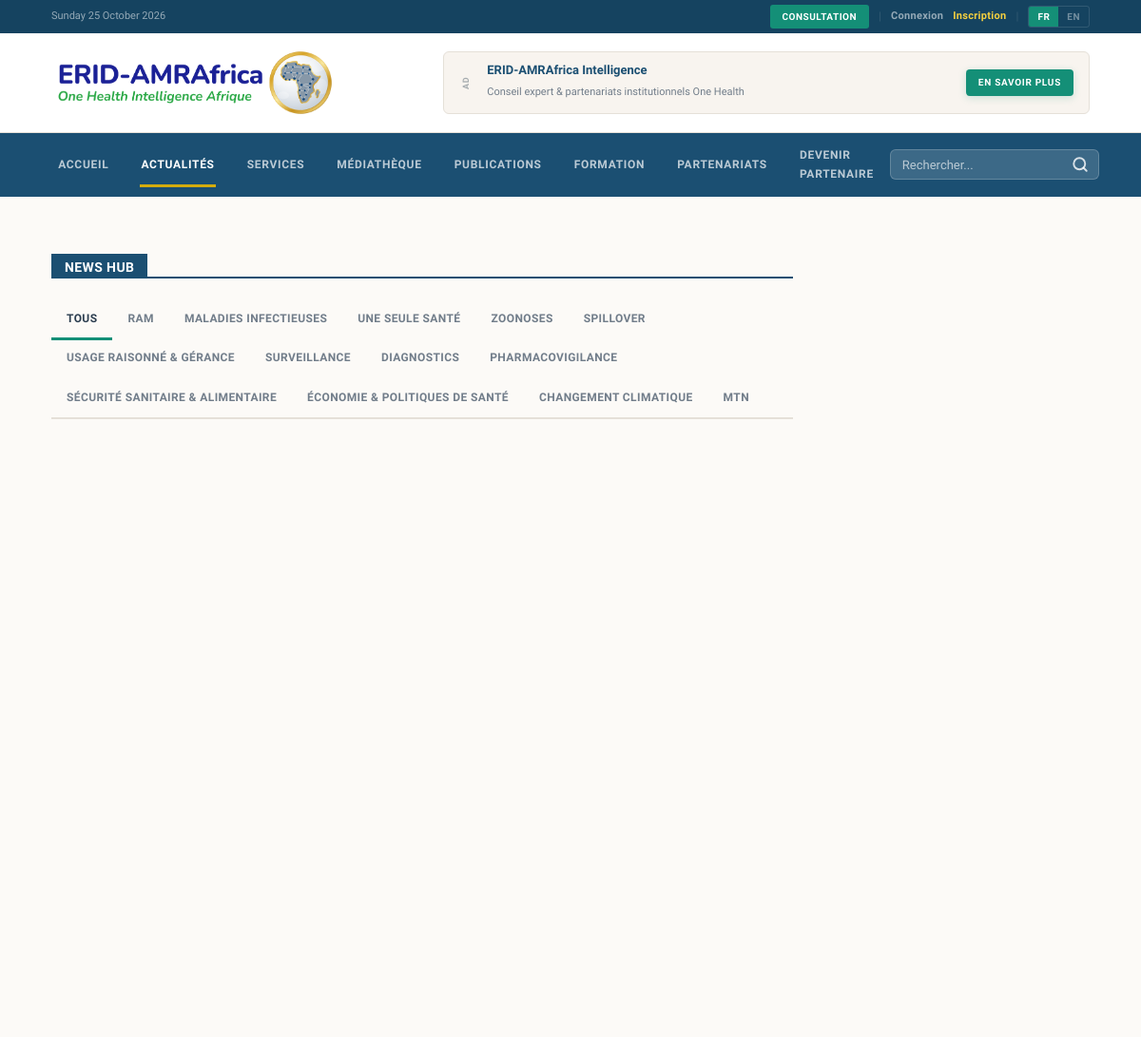
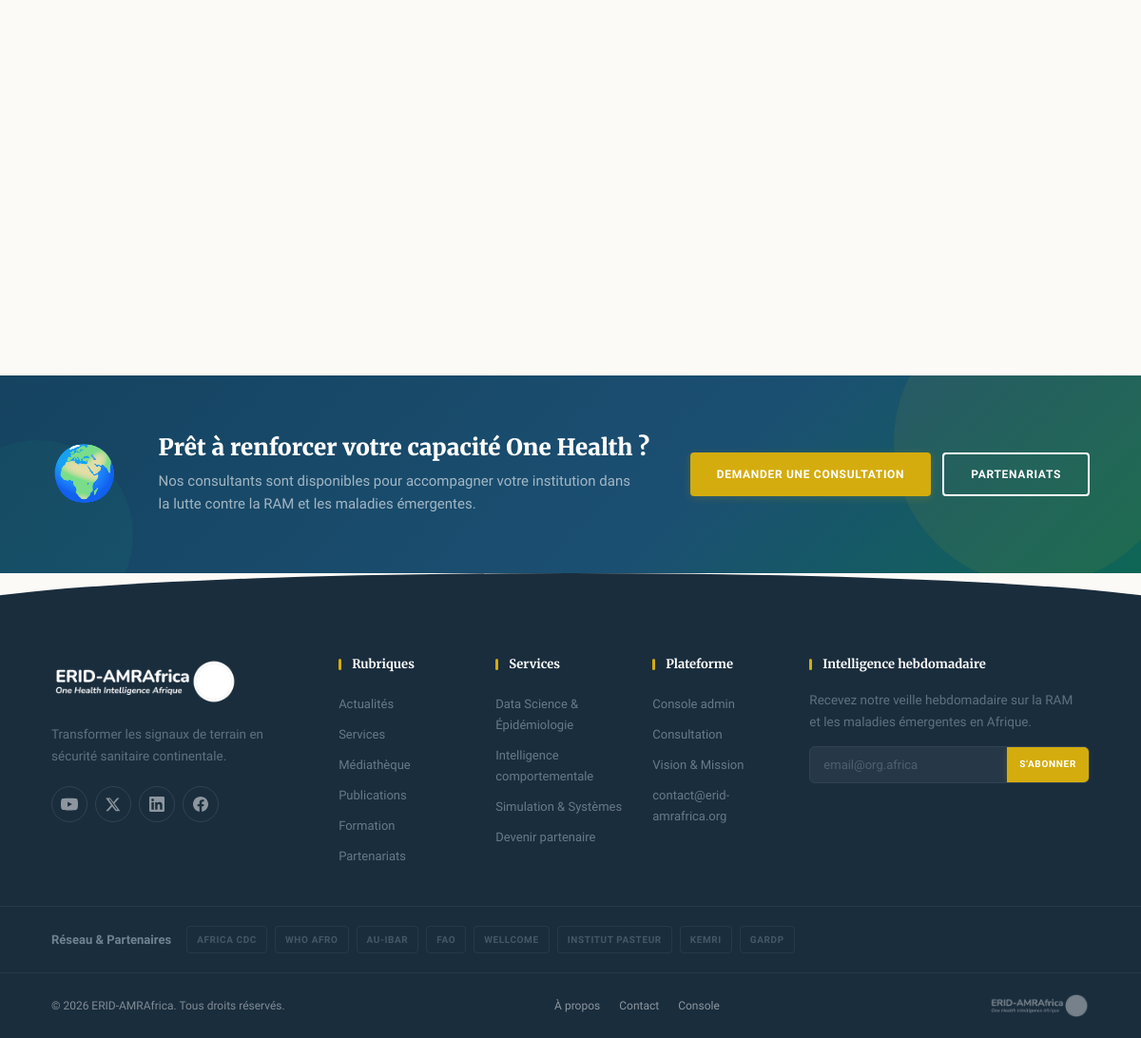
Page /news on the committed database (2 pictures, top to bottom).
### tables this page shows
CREATE TABLE categories (
    id              INT UNSIGNED AUTO_INCREMENT PRIMARY KEY,
    slug            VARCHAR(80)     NOT NULL UNIQUE,
    name_fr         VARCHAR(120)    NOT NULL,
    name_en         VARCHAR(120)    NOT NULL,
    accent_color    VARCHAR(9)      NOT NULL DEFAULT '#0E7C7B',
    sort_order      SMALLINT        NOT NULL DEFAULT 0
);

CREATE TABLE partners (
    id          INT UNSIGNED AUTO_INCREMENT PRIMARY KEY,
    name        VARCHAR(150)    NOT NULL,
    logo_path   VARCHAR(255)    NULL,
    website_url VARCHAR(500)    NULL,
    is_active   TINYINT(1)      NOT NULL DEFAULT 1,
    sort_order  SMALLINT        NOT NULL DEFAULT 0,
    created_at  DATETIME        NOT NULL DEFAULT CURRENT_TIMESTAMP,
    updated_at  DATETIME        NOT NULL DEFAULT CURRENT_TIMESTAMP ON UPDATE CURRENT_TIMESTAMP
);

### app/Views/public/news.php (the view, shortened to what the rows shown need)
<?php
$e = fn($s) => View::e($s);
$pick = fn($row, $b) => Lang::pick($row, $b);
?>
<div class="container" style="padding-top:30px;padding-bottom:48px">
<div class="layout-2col">
<div class="col-main">
    <div class="td-block">
        <div class="block-title"><span><?= $e(Lang::t('news_hub')) ?></span></div>
        <div class="news-tabs">
            <a href="/news" class="news-tab <?= !$activeCat ? 'active' : '' ?>"><?= $e(Lang::t('all')) ?></a>
            <?php foreach ($categories as $c): ?>
            <a href="/news?cat=<?= $e($c['slug']) ?>"
               class="news-tab <?= $activeCat === $c['slug'] ? 'active' : '' ?>"><?= $e($pick($c, 'name')) ?></a>
            <?php endforeach; ?>
        </div>
        <?php if ($articles): ?>
        <div class="module-row module-row--2">
        </div>
        <?php else: ?>
        <div class="empty-state"><p><?= $e(Lang::t('no_content')) ?></p></div>
        <?php endif; ?>
    </div>
</div>
<aside class="col-side">
</aside>
</div>
</div>

### app/Core/Router.php (shortened to what the rows shown need)
<?php
final class Router
{
    private array $routes = ['GET' => [], 'POST' => []];
    public function get(string $path, callable|array $handler): void
    {
        $this->routes['GET'][$this->normalize($path)] = $handler;
    }
    public function post(string $path, callable|array $handler): void
    {
        $this->routes['POST'][$this->normalize($path)] = $handler;
    }
    private function normalize(string $path): string
    {
        return '/' . trim($path, '/');
    }
    public function dispatch(string $method, string $uri): void
    {
        $path = $this->normalize(parse_url($uri, PHP_URL_PATH) ?: '/');
        foreach ($this->routes[$method] ?? [] as $route => $handler) {
            $pattern = '#^' . preg_replace('#\{[a-zA-Z_]+\}#', '([^/]+)', $route) . '$#';
            if (preg_match($pattern, $path, $m)) {
                array_shift($m);
                $this->invoke($handler, $m);
                return;
            }
        }
    }
    private function invoke(callable|array $handler, array $args): void
    {
        if (is_array($handler)) {
            [$class, $method] = $handler;
            (new $class())->{$method}(...$args);
            return;
        }
    }
}

### app/Views/layouts/public.php (shortened to what the rows shown need)
<?php
$e = fn($s) => View::e($s);
$uri = strtok($_SERVER['REQUEST_URI'] ?? '', '?');
$isHome = ($uri === '/' || $uri === '');
?>
<!DOCTYPE html>
<html lang="<?= $e($lang) ?>">
<head>
    <link rel="stylesheet" href="/assets/css/app.css">
</head>
<body class="public">
<div class="top-bar">
    <div class="container top-bar__inner">
        <div class="top-bar__left">
            <span class="top-bar__date"><?= $e(date($lang === 'fr' ? 'l d F Y' : 'l, F d, Y')) ?></span>
        </div>
        <div class="top-bar__right">
            <a class="top-bar__btn" href="/intake/analytics"><?= $e(Lang::t('nav_cta')) ?></a>
            <span class="top-bar__sep">|</span>
            <a class="top-bar__link" href="/admin/login"><?= $e($lang === 'fr' ? 'Connexion' : 'Login') ?></a>
            <a class="top-bar__link top-bar__link--accent" href="/intake/analytics"><?= $e($lang === 'fr' ? 'Inscription' : 'Sign up') ?></a>
            <span class="top-bar__sep">|</span>
            <span class="lang-switch">
                <a href="?lang=fr" class="<?= $lang === 'fr' ? 'on' : '' ?>">FR</a>
                <a href="?lang=en" class="<?= $lang === 'en' ? 'on' : '' ?>">EN</a>
            </span>
        </div>
    </div>
</div>
<header class="site-header" role="banner">
    <div class="container header__inner">
        <a class="brand" href="/" aria-label="ERID-AMRAfrica">
            <img src="/assets/logo.png" alt="ERID-AMRAfrica — One Health Intelligence Afrique" class="brand-logo">
        </a>
        <div class="header-banner">
            <div class="header-banner__inner">
                <span class="header-banner__label">Ad</span>
                <div class="header-banner__content">
                    <strong>ERID-AMRAfrica Intelligence</strong>
                    <span><?= $e($lang === 'fr' ? 'Conseil expert & partenariats institutionnels One Health' : 'Expert advisory & institutional One Health partnerships') ?></span>
                </div>
                <a class="btn btn-accent sm" href="/pricing"><?= $e($lang === 'fr' ? 'En savoir plus' : 'Learn more') ?></a>
            </div>
        </div>
    </div>
</header>
<nav class="nav-bar" role="navigation" aria-label="<?= $lang === 'fr' ? 'Navigation principale' : 'Main navigation' ?>">
    <div class="container nav-bar__inner">
        <div class="menu" id="mainMenu">
            <a href="/" <?= $isHome ? 'class="active"' : '' ?>><?= $e($lang === 'fr' ? 'Accueil' : 'Home') ?></a>
            <a href="/news" <?= $uri === '/news' ? 'class="active"' : '' ?>><?= $e(Lang::t('nav_news')) ?></a>
            <a href="/services" <?= $uri === '/services' ? 'class="active"' : '' ?>><?= $e(Lang::t('nav_services')) ?></a>
            <a href="/media" <?= $uri === '/media' ? 'class="active"' : '' ?>><?= $e(Lang::t('nav_media')) ?></a>
            <a href="/publications" <?= $uri === '/publications' ? 'class="active"' : '' ?>><?= $e(Lang::t('nav_publications')) ?></a>
            <a href="/classroom" <?= $uri === '/classroom' ? 'class="active"' : '' ?>><?= $e($lang === 'fr' ? 'Formation' : 'Academy') ?></a>
            <a href="/pricing" <?= $uri === '/pricing' ? 'class="active"' : '' ?>><?= $e(Lang::t('nav_pricing')) ?></a>
            <a href="/intake/advisory"><?= $e(Lang::t('cta_band_btn')) ?></a>
        </div>
        <div class="nav-search" id="navSearch">
            <form action="/search" method="get" class="nav-search__form" role="search">
                <input type="search" name="q" class="nav-search__input" placeholder="<?= $e($lang === 'fr' ? 'Rechercher...' : 'Search...') ?>" aria-label="<?= $e($lang === 'fr' ? 'Rechercher' : 'Search') ?>" autocomplete="off" id="globalSearchInput">
                <button type="submit" class="nav-search__btn" aria-label="Search">
                    <svg width="18" height="18" viewBox="0 0 24 24" fill="none" stroke="currentColor" stroke-width="2.5" stroke-linecap="round"><circle cx="11" cy="11" r="8"/><path d="M21 21l-4.35-4.35"/></svg>
                </button>
            </form>
        </div>
    </div>
</nav>
<main class="site-main"><?= $content ?></main>
<div class="pre-footer">
    <div class="container pre-footer__inner">
        <div class="pre-footer__icon">🌍</div>
        <div class="pre-footer__text">
            <h3><?= $e($lang === 'fr' ? 'Prêt à renforcer votre capacité One Health ?' : 'Ready to strengthen your One Health capacity?') ?></h3>
            <p><?= $e($lang === 'fr' ? 'Nos consultants sont disponibles pour accompagner votre institution dans la lutte contre la RAM et les maladies émergentes.' : 'Our consultants are ready to support your institution in the fight against AMR and emerging diseases.') ?></p>
        </div>
        <div class="pre-footer__actions">
            <a class="btn btn-gold lg" href="/intake/advisory"><?= $e(Lang::t('hero_cta')) ?></a>
            <a class="btn btn-outline lg" href="/pricing"><?= $e(Lang::t('nav_pricing')) ?></a>
        </div>
    </div>
</div>
<footer class="site-footer" role="contentinfo">
    <div class="footer-wave"></div>
    <div class="footer-top">
        <div class="container footer-grid">
            <div class="footer-col footer-col--brand">
                <div class="brand footer-brand"><img src="/assets/logo.png" alt="ERID-AMRAfrica" class="footer-logo"></div>
                <p class="footer-desc"><?= $e(Lang::t('footer_tagline')) ?></p>
                <div class="footer-social">
                    <a href="https://www.youtube.com/@ERID-AMRAfrica" target="_blank" rel="noopener" title="YouTube" class="fs-youtube">
                    </a>
                    <a href="https://x.com/eridamrafrica" target="_blank" rel="noopener" title="X" class="fs-x">
                        <svg width="16" height="16" viewBox="0 0 24 24" fill="currentColor"><path d="M18.2 2.25h3.51l-7.67 8.77 9.02 11.92h-7.06l-5.54-7.24-6.34 7.24H.61l8.2-9.38L.2 2.25h7.24l5.01 6.62 5.75-6.62zm-1.23 18.56h1.94L7.16 4.23H5.08l11.89 16.58z"/></svg>
                    </a>
                    <a href="https://www.linkedin.com/company/erid-amrafrica" target="_blank" rel="noopener" title="LinkedIn" class="fs-linkedin">
                    </a>
                    <a href="https://www.facebook.com/eridamrafrica" target="_blank" rel="noopener" title="Facebook" class="fs-facebook">
                    </a>
                </div>
            </div>
            <div class="footer-col">
                <h4><?= $e($lang === 'fr' ? 'Rubriques' : 'Sections') ?></h4>
                <a href="/news"><?= $e(Lang::t('nav_news')) ?></a>
                <a href="/services"><?= $e(Lang::t('nav_services')) ?></a>
                <a href="/media"><?= $e(Lang::t('nav_media')) ?></a>
                <a href="/publications"><?= $e(Lang::t('nav_publications')) ?></a>
                <a href="/classroom"><?= $e($lang === 'fr' ? 'Formation' : 'Academy') ?></a>
                <a href="/pricing"><?= $e(Lang::t('nav_pricing')) ?></a>
            </div>
            <div class="footer-col">
                <h4><?= $e($lang === 'fr' ? 'Services' : 'Services') ?></h4>
                <a href="/intake/quant"><?= $e($lang === 'fr' ? 'Data Science & Épidémiologie' : 'Data Science & Epidemiology') ?></a>
                <a href="/intake/qual"><?= $e($lang === 'fr' ? 'Intelligence comportementale' : 'Behavioral Intelligence') ?></a>
                <a href="/intake/systems"><?= $e($lang === 'fr' ? 'Simulation & Systèmes' : 'Simulation & Systems') ?></a>
                <a href="/intake/advisory"><?= $e(Lang::t('cta_band_btn')) ?></a>
            </div>
            <div class="footer-col">
                <h4><?= $e($lang === 'fr' ? 'Plateforme' : 'Platform') ?></h4>
                <a href="/admin/login"><?= $e($lang === 'fr' ? 'Console admin' : 'Admin console') ?></a>
                <a href="/intake/analytics"><?= $e(Lang::t('nav_cta')) ?></a>
                <a href="/page/vision-mission"><?= $e($lang === 'fr' ? 'Vision & Mission' : 'Vision & Mission') ?></a>
                <?php
                    $contactEmail = \App\Core\Database::one("SELECT value_fr FROM settings WHERE setting_key = 'contact_email'")['value_fr'] ?? 'contact@erid-amrafrica.org';
                ?>
                <a href="mailto:<?= $e($contactEmail) ?>"><?= $e($contactEmail) ?></a>
            </div>
            <div class="footer-col footer-col--newsletter">
                <h4><?= $e(Lang::t('footer_newsletter')) ?></h4>
                <p class="footer-desc"><?= $e($lang === 'fr' ? 'Recevez notre veille hebdomadaire sur la RAM et les maladies émergentes en Afrique.' : 'Get our weekly AMR and emerging disease intelligence briefing for Africa.') ?></p>
                <form id="subForm" class="sub-form" aria-label="Newsletter">
                    <input type="email" name="email" placeholder="email@org.africa" required aria-label="Email">
                    <button class="btn btn-gold sm" type="submit"><?= $e(Lang::t('subscribe')) ?></button>
                </form>
            </div>
        </div>
    </div>
    <?php
        $__fpEnabled = \App\Core\Database::one("SELECT value_fr FROM settings WHERE setting_key = 'footer_partners_enabled'");
        $__fpPartners = (($__fpEnabled['value_fr'] ?? '1') === '1')
            ? \App\Core\Database::all("SELECT name, logo_path, website_url FROM partners WHERE is_active = 1 ORDER BY sort_order")
            : [];
    ?>
    <?php if ($__fpPartners): ?>
    <div class="footer-mid">
        <div class="container footer-partners">
            <span class="footer-partners__label"><?= $e($lang === 'fr' ? 'Réseau & Partenaires' : 'Network & Partners') ?></span>
            <div class="footer-partners__list">
                <?php foreach ($__fpPartners as $__fp): ?>
                    <?php if ($__fp['logo_path']): ?>
                        <img src="<?= $e($__fp['logo_path']) ?>" alt="<?= $e($__fp['name']) ?>" class="footer-partners__logo">
                    <?php else: ?>
                        <span><?= $e($__fp['name']) ?></span>
                    <?php endif; ?>
                <?php endforeach; ?>
            </div>
        </div>
    </div>
    <?php endif; ?>
    <div class="footer-bottom">
        <div class="container footer-bottom__inner">
            <span>&copy; <?= date('Y') ?> ERID-AMRAfrica. <?= $e($lang === 'fr' ? 'Tous droits réservés.' : 'All rights reserved.') ?></span>
            <span class="footer-bottom__links">
                <a href="/page/vision-mission"><?= $e($lang === 'fr' ? 'À propos' : 'About') ?></a>
                <a href="mailto:<?= $e($contactEmail) ?>"><?= $e($lang === 'fr' ? 'Contact' : 'Contact') ?></a>
                <a href="/admin/login">Console</a>
            </span>
            <span class="footer-bottom__brand"><img src="/assets/logo.png" alt="ERID-AMRAfrica" class="footer-bottom__logo"></span>
        </div>
    </div>
</footer>
</body>
</html>

### rows in the picture
categories: name_fr "RAM"
categories: name_fr "MALADIES INFECTIEUSES"
categories: name_fr "UNE SEULE SANTÉ"
categories: name_fr "ZOONOSES"
categories: name_fr "SPILLOVER"
categories: name_fr "USAGE RAISONNÉ & GÉRANCE"
categories: name_fr "SURVEILLANCE"
categories: name_fr "DIAGNOSTICS"
categories: name_fr "PHARMACOVIGILANCE"
categories: name_fr "SÉCURITÉ SANITAIRE & ALIMENTAIRE"
categories: name_fr "ÉCONOMIE & POLITIQUES DE SANTÉ"
categories: name_fr "CHANGEMENT CLIMATIQUE"
categories: name_fr "MTN"
partners: name "AFRICA CDC"
partners: name "WHO AFRO"
partners: name "AU-IBAR"
partners: name "FAO"
partners: name "WELLCOME"
partners: name "INSTITUT PASTEUR"
partners: name "KEMRI"
partners: name "GARDP"

### other values in the picture
$e($contactEmail) "contact@erid-amrafrica.org"
$e($lang === 'fr' ? 'Tous droits réservés.' : 'All rights reserved.') "Tous droits réservés."
